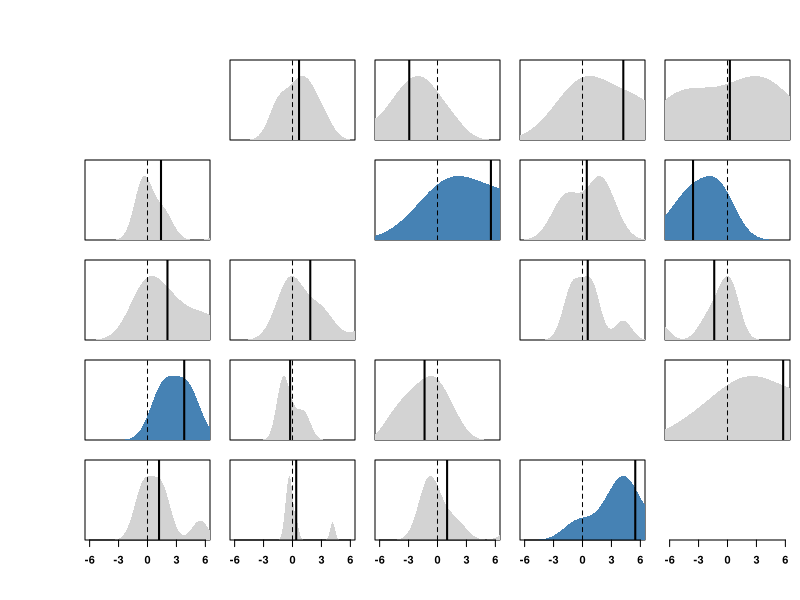

Write R code to recreate this figure.
## Bodo Winter
## October 11, 2016
## Analysis of synesthetic metaphor tables

## Options:

options(stringsAsFactors = F)

## Load in data:

setwd('/Users/winterb/Research/senses_sensory_modalities/meta-analysis/tables/')
strik_eng <- read.csv('strik_lievers_2015_german.csv')
strik_ita <- read.csv('strik_lievers_2015_italian.csv')
winter <- read.csv('winter_2016_types.csv')
day_eng <- read.csv('day1996_english.csv')
day_ger <- read.csv('day1996_buddenbrooks.csv')
keats <- read.csv('ullman1945_keats.csv')
byron <- read.csv('ullman1945_byron.csv')

## Load in the Erzsebet ones:

erz1 <- read.csv('erzsebet1976_lorinc.csv')[, -1]
erz2 <- read.csv('erzsebet1976_arpad.csv')[, -1]
erz3 <- read.csv('erzsebet1976_dezso.csv')[, -1]
erz4 <- read.csv('erzsebet1976_gyula.csv')[, -1]
erz5 <- read.csv('erzsebet1976_mihaly.csv')[, -1]

## Find raw counts for Erzsebet ones:
# (smallest minimum number that makes the numbers right)

# ??????

## Get rid of extra spaces in Francesca's table:

strik_eng$modality <- gsub(' ', '', strik_eng$modality)
strik_ita$modality <- gsub(' ', '', strik_ita$modality)

## For Day and Ullman, combine temperature and touch:

keats <- apply(keats[, -1], 2, function(x) ifelse(is.na(x), 0, x))
byron <- apply(byron[, -1], 2, function(x) ifelse(is.na(x), 0, x))
keats[1, ] <- keats[1, ] + keats[2, ]
byron[1, ] <- byron[1, ] + byron[2, ]
keats[, 1] <- keats[, 1] + keats[, 2]
byron[, 1] <- byron[, 1] + byron[, 2]
keats <- keats[-2, -2]
byron <- byron[-2, -2]

day_eng <- apply(day_eng[, -1], 2, function(x) ifelse(is.na(x), 0, x))
day_ger <- apply(day_ger[, -1], 2, function(x) ifelse(is.na(x), 0, x))
day_eng[6, ] <- day_eng[6, ] + day_eng[4, ]
day_ger[6, ] <- day_ger[6, ] + day_ger[4, ]
day_eng[, 6] <- day_eng[, 6] + day_eng[, 4]
day_ger[, 6] <- day_ger[, 6] + day_ger[, 4]
day_eng <- day_eng[-4, -4]
day_ger <- day_ger[-4, -4]

## Structure all the tables the same:

strik_eng <- strik_eng[c(3, 4, 5, 1, 2), c(3, 4, 5, 1, 2) + 1]
strik_ita <- strik_ita[c(3, 4, 5, 1, 2), c(3, 4, 5, 1, 2) + 1]

byron <- byron[, c(1:3, 5, 4)]
byron <- byron[c(1:3, 5, 4), ]

keats <- keats[, c(1:3, 5, 4)]
keats <- keats[c(1:3, 5, 4), ]

day_eng <- t(day_eng)[5:1, 5:1]		# Day (1996) reverses order of target/source
day_ger <- t(day_ger)[5:1, 5:1]

winter <- winter[, -1]

## Create object names:

allobs <- c('strik_eng', 'strik_ita',
	'byron', 'keats', 'day_eng', 'day_ger', 'winter')

## Make all diagonals 0 and perform chisquare tests:

for (i in 1:length(allobs)) {
	x <- get(allobs[i])
	diag(x) <- 0
	assign(allobs[i], x)
	assign(paste0(allobs[i], '.chisq'), chisq.test(x)$stdres)
	}

## Make a 5 * 5 plot of the distributions of all the standardized residuals:

modalities <- c('Touch', 'Taste', 'Smell', 'Sight', 'Sound')
quartz('', 11, 7)
par(mfrow = c(5, 5), mai = rep(0.1, 4), omi = c(0.5, 0.75, 0.5, 0))
for (i in 1:5) {
	these_stdres <- numeric(length(allobs))
	for (j in 1:5) {
		for (k in 1:length(allobs)) {
			these_stdres[k] <- get(paste0(allobs[k], '.chisq'))[i, j]
			}
		dens_obj <- density(these_stdres)	# extract density
		dens <- as.data.frame(dens_obj[1:2])

		if (i != j) {
			if(t.test(these_stdres, mu = 0)$p.val < 0.05) {
				this_color <- 'steelblue'
				} else {
					this_color <- 'lightgray'
					}
			plot(1, 1, type = 'n', xlim = c(-6, 6),
				xlab = '', ylab = '', xaxt = 'n', yaxt = 'n',
				main = '', ylim = c(0, max(dens$y) + 0.25 * max(dens$y)),
				yaxs = 'i')
			polygon(x = c(dens$x, rev(dens$x)),
				y = c(dens$y, rep(0, length(dens$x))),
				col = this_color, border = F)
			abline(v = 0, lty = 2)
			abline(v = mean(these_stdres), lwd = 2)
			} else {
				plot(1, 1, xlim = c(-6, 6),
					type = 'n', xaxt = 'n', yaxt = 'n',
					xlab = '', ylab = '', main = '', bty = 'n')
				}
		# if (j == 1) {
			# mtext(text = modalities[i],
				# side = 2, font = 2, cex = 2, line = 1.25)
			# }
		# if (i == 1) {
			# mtext(text = modalities[j],
				# side = 3, font = 2, cex = 2, line = 1.25)			
			# }
		if (i == 5) {
			axis(side = 1, at = seq(-6, 6, 3), font = 2)
			}
		}
	}

## Define the matrix of fitting cases:

M <- matrix(c(F, T, T, T, T,
	F, F, T, T, T,
	F, F, F, T, T,
	F, F, F, F, T,
	F, F, F, T, F), nrow = 5, byrow = T)
M_inv <- matrix(c(F, F, F, F, F,
	T, F, F, F, F,
	T, T, F, F, F,
	T, T, T, F, F,
	T, T, T, F, T), nrow = 5, byrow = 5)

## Loop through all and get proportion of fitting values:

for (i in 1:length(allobs)) {
	x <- get(allobs[i])
	print(paste(allobs[i], round(sum(x[M]) / sum(x), 2), sep = ' = '))
	}

## Test whether overall the studentized residuals in the upper-right triangle are higher:

upright_means <- numeric(length(allobs))
lowleft_means <- numeric(length(allobs))
for (i in 1:length(allobs)) {
	x <- get(paste0(allobs[i], '.chisq'))
	upright_means[i] <- mean(x[M])
	lowleft_means[i] <- mean(x[M_inv])
	}
t.test(upright_means, lowleft_means)


